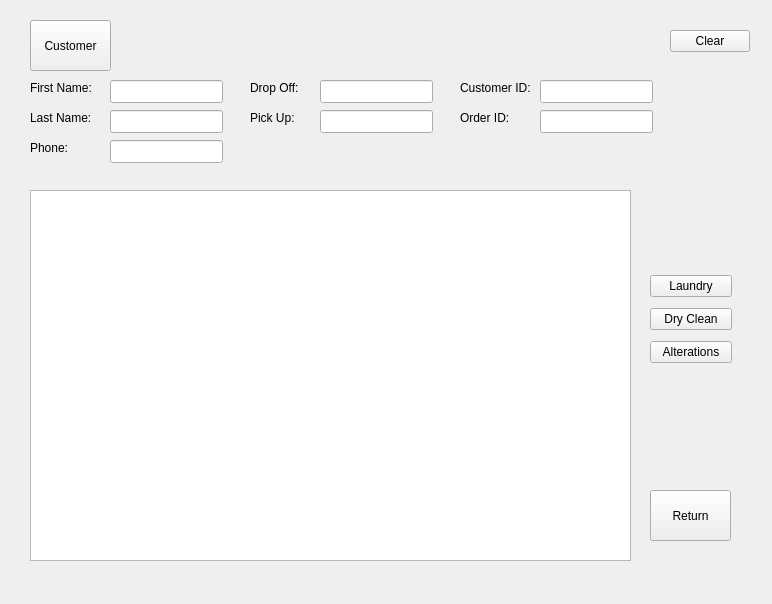
<?xml version="1.0" encoding="UTF-8"?>
<ui version="4.0">
 <class>DropOffPage</class>
 <widget class="QWidget" name="DropOffPage">
  <property name="geometry">
   <rect>
    <x>0</x>
    <y>0</y>
    <width>772</width>
    <height>604</height>
   </rect>
  </property>
  <property name="windowTitle">
   <string>Form</string>
  </property>
  <widget class="QLabel" name="lblPickUp">
   <property name="geometry">
    <rect>
     <x>250</x>
     <y>110</y>
     <width>45</width>
     <height>15</height>
    </rect>
   </property>
   <property name="text">
    <string>Pick Up:</string>
   </property>
  </widget>
  <widget class="QLineEdit" name="lineOrderID">
   <property name="geometry">
    <rect>
     <x>540</x>
     <y>110</y>
     <width>113</width>
     <height>23</height>
    </rect>
   </property>
   <property name="readOnly">
    <bool>true</bool>
   </property>
  </widget>
  <widget class="QTableView" name="tableArticle">
   <property name="geometry">
    <rect>
     <x>30</x>
     <y>190</y>
     <width>601</width>
     <height>371</height>
    </rect>
   </property>
  </widget>
  <widget class="QLineEdit" name="lineLName">
   <property name="geometry">
    <rect>
     <x>110</x>
     <y>110</y>
     <width>113</width>
     <height>23</height>
    </rect>
   </property>
   <property name="readOnly">
    <bool>true</bool>
   </property>
  </widget>
  <widget class="QLabel" name="lblFName">
   <property name="geometry">
    <rect>
     <x>30</x>
     <y>80</y>
     <width>71</width>
     <height>16</height>
    </rect>
   </property>
   <property name="text">
    <string>First Name:</string>
   </property>
  </widget>
  <widget class="QWidget" name="layoutWidget">
   <property name="geometry">
    <rect>
     <x>650</x>
     <y>270</y>
     <width>82</width>
     <height>101</height>
    </rect>
   </property>
   <layout class="QVBoxLayout" name="verticalLayout">
    <item>
     <widget class="QPushButton" name="btnLaundry">
      <property name="text">
       <string>Laundry</string>
      </property>
     </widget>
    </item>
    <item>
     <widget class="QPushButton" name="btnDryClean">
      <property name="text">
       <string>Dry Clean</string>
      </property>
     </widget>
    </item>
    <item>
     <widget class="QPushButton" name="btnAlterations">
      <property name="text">
       <string>Alterations</string>
      </property>
     </widget>
    </item>
   </layout>
  </widget>
  <widget class="QLabel" name="lblDropOff">
   <property name="geometry">
    <rect>
     <x>250</x>
     <y>80</y>
     <width>51</width>
     <height>16</height>
    </rect>
   </property>
   <property name="text">
    <string>Drop Off:</string>
   </property>
  </widget>
  <widget class="QLabel" name="lblPhone">
   <property name="geometry">
    <rect>
     <x>30</x>
     <y>140</y>
     <width>71</width>
     <height>16</height>
    </rect>
   </property>
   <property name="text">
    <string>Phone:</string>
   </property>
  </widget>
  <widget class="QLineEdit" name="lineFName">
   <property name="geometry">
    <rect>
     <x>110</x>
     <y>80</y>
     <width>113</width>
     <height>23</height>
    </rect>
   </property>
   <property name="readOnly">
    <bool>true</bool>
   </property>
  </widget>
  <widget class="QLineEdit" name="linePhone">
   <property name="geometry">
    <rect>
     <x>110</x>
     <y>140</y>
     <width>113</width>
     <height>23</height>
    </rect>
   </property>
   <property name="readOnly">
    <bool>true</bool>
   </property>
  </widget>
  <widget class="QLabel" name="lblLName">
   <property name="geometry">
    <rect>
     <x>30</x>
     <y>110</y>
     <width>71</width>
     <height>16</height>
    </rect>
   </property>
   <property name="text">
    <string>Last Name:</string>
   </property>
  </widget>
  <widget class="QPushButton" name="btnCustomer">
   <property name="geometry">
    <rect>
     <x>30</x>
     <y>20</y>
     <width>81</width>
     <height>51</height>
    </rect>
   </property>
   <property name="text">
    <string>Customer</string>
   </property>
  </widget>
  <widget class="QLabel" name="lblOrderID">
   <property name="geometry">
    <rect>
     <x>460</x>
     <y>110</y>
     <width>61</width>
     <height>16</height>
    </rect>
   </property>
   <property name="text">
    <string>Order ID:</string>
   </property>
  </widget>
  <widget class="QLineEdit" name="lineCustomerID">
   <property name="geometry">
    <rect>
     <x>540</x>
     <y>80</y>
     <width>113</width>
     <height>23</height>
    </rect>
   </property>
   <property name="readOnly">
    <bool>true</bool>
   </property>
  </widget>
  <widget class="QLineEdit" name="lineDropOff">
   <property name="geometry">
    <rect>
     <x>320</x>
     <y>80</y>
     <width>113</width>
     <height>23</height>
    </rect>
   </property>
   <property name="readOnly">
    <bool>true</bool>
   </property>
  </widget>
  <widget class="QPushButton" name="btnReturn">
   <property name="geometry">
    <rect>
     <x>650</x>
     <y>490</y>
     <width>81</width>
     <height>51</height>
    </rect>
   </property>
   <property name="text">
    <string>Return</string>
   </property>
  </widget>
  <widget class="QLineEdit" name="linePickUp">
   <property name="geometry">
    <rect>
     <x>320</x>
     <y>110</y>
     <width>113</width>
     <height>23</height>
    </rect>
   </property>
   <property name="readOnly">
    <bool>true</bool>
   </property>
  </widget>
  <widget class="QLabel" name="lblCustomerID">
   <property name="geometry">
    <rect>
     <x>460</x>
     <y>80</y>
     <width>71</width>
     <height>16</height>
    </rect>
   </property>
   <property name="text">
    <string>Customer ID:</string>
   </property>
  </widget>
  <widget class="QPushButton" name="btnClear">
   <property name="geometry">
    <rect>
     <x>670</x>
     <y>30</y>
     <width>80</width>
     <height>22</height>
    </rect>
   </property>
   <property name="text">
    <string>Clear</string>
   </property>
  </widget>
 </widget>
 <resources/>
 <connections/>
</ui>
